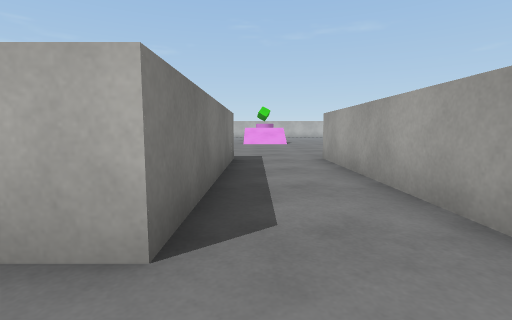
[1] (above)

16 first-person views from a walk through a Unity game level. The camera is 0.62 m above the floor, tilts 6° down and sees 85° across. Doors are open. The floor is counted in squares, 1 m on a side. Each view is taken from the middle of a square. On the plan, view 1 faces up. The plan holds only what a view shows up to about 9 squares ahead; the rest is blank. The place goes on beyond the plan. The player is left out. Surface patterns are stand-ins for the level's own textures.

[2]
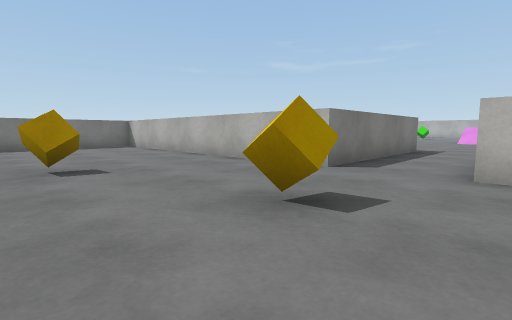

[3]
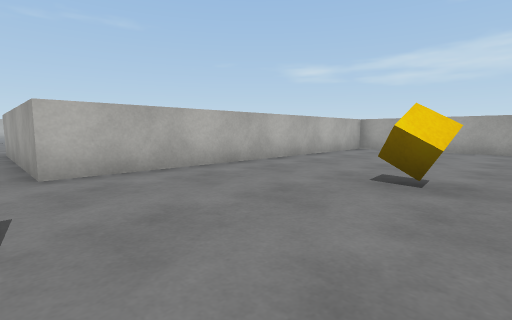

[4]
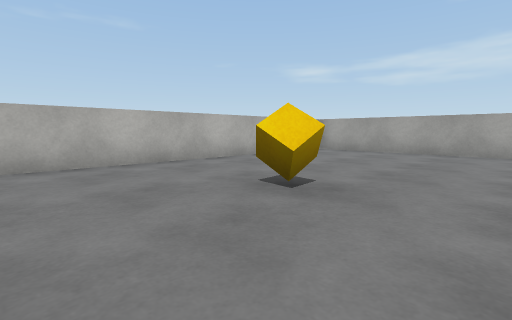

[5]
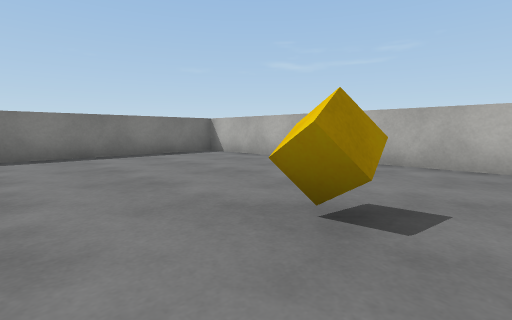

[6]
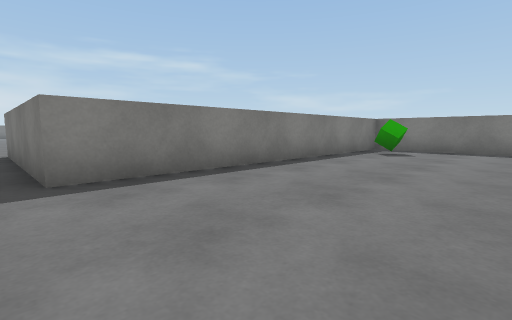

[7]
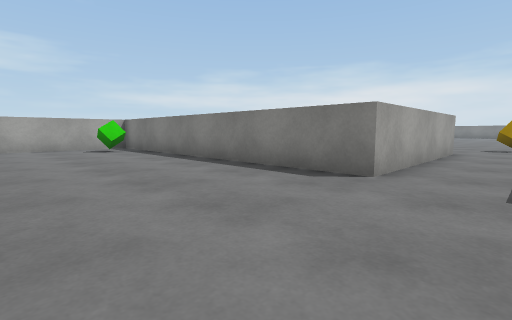

[8]
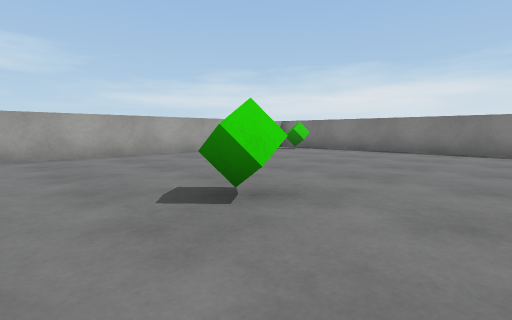

[9]
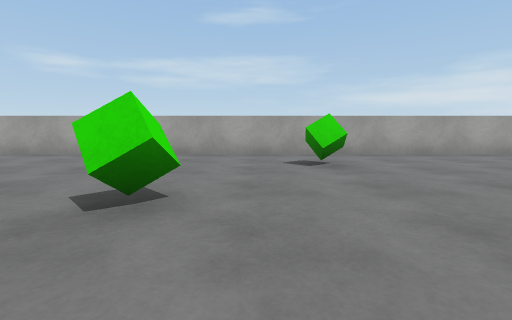

[10]
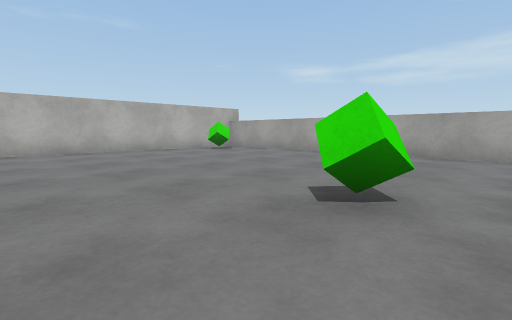

[11]
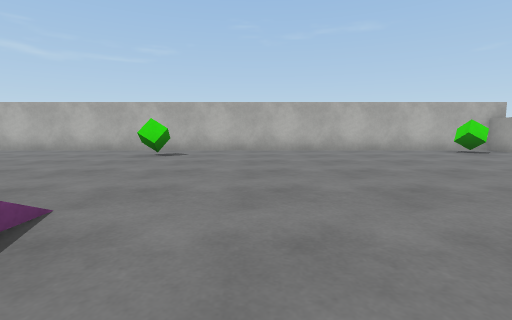

[12]
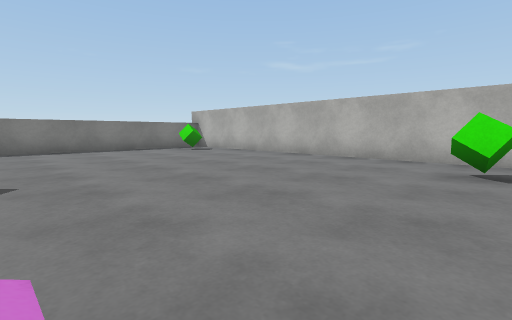

[13]
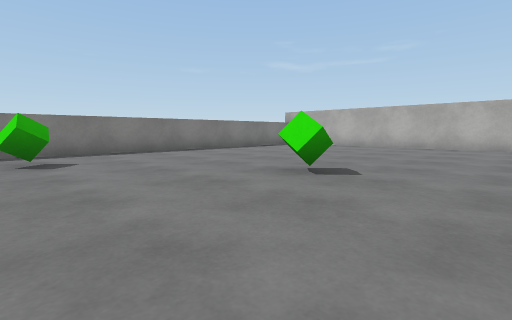

[14]
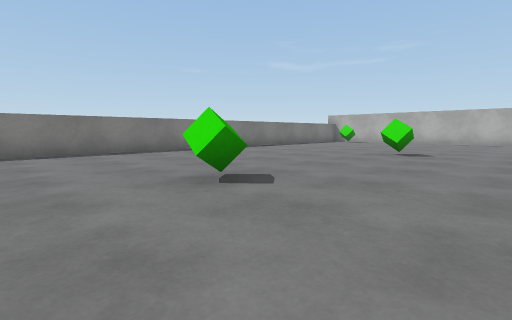

[15]
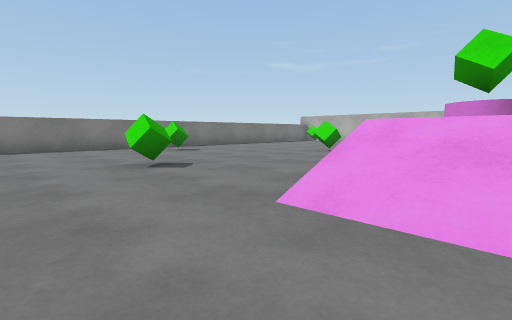

[16]
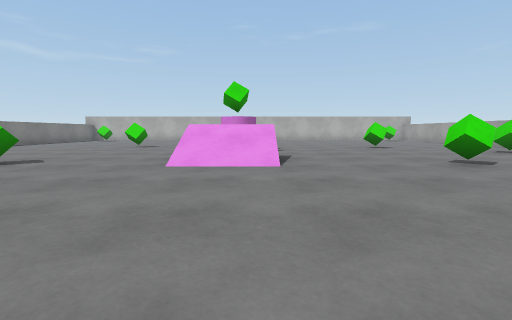

### Floor plan
Points are (right, up) in squares from view 1. A wall is a line through its corners. A room is listed if a view was taken in it or the views show most of it. See-through windows are left out.
Room 1 (views 1, 2, 3, 4, 5)
walls: (-0.5, 3.5) (-0.5, 1.2) (-9.2, 1.2) (-9.2, -3.8); (9.6, 1.2) (1.5, 1.2) (1.5, 3.5); (10.3, -3.8) (10.3, 0.6)
ways out: open door at (0.5, 3.5) to room 2
objects: cube (-3, -2); cube (0, -1); cube (4, -2)
Room 2 (views 6, 7, 8, 9, 10, 11, 12, 13, 14, 15, 16)
walls: (10.3, 21.5) (10.3, 25.8) (-5.1, 25.8); (-9.2, 21.6) (-9.2, 11.2); (-9.2, 9.6) (-9.2, 6.3) (-0.5, 6.3) (-0.5, 3.5); (1.5, 3.5) (1.5, 6.3) (9.1, 6.3); (10.3, 7.4) (10.3, 19.5)
ways out: open door at (0.5, 3.5) to room 1
objects: green cube (-8, 7); green cube (-7, 16); green cube (-4, 13); green cube (-4, 19); block (0, 15) to (1, 15); cylinder (0, 16) to (1, 16); block (0, 17) to (1, 17); green cube (0, 24); green cube (5, 13); green cube (5, 18); green cube (8, 16); green cube (9, 7); green cube (9, 25)

Positions as (right, up) in squares from view 1, and headings:
1: (0, 0), facing up
2: (2, -3), facing up-left
3: (1, -3), facing up-right
4: (2, -4), facing up-right
5: (-2, -4), facing up-left
6: (0, 10), facing down-left
7: (0, 10), facing down-right
8: (3, 15), facing down-right
9: (3, 17), facing right
10: (3, 17), facing up-right
11: (3, 17), facing up
12: (1, 19), facing up-left
13: (-1, 15), facing up-left
14: (-1, 11), facing up-left
15: (1, 11), facing up-left
16: (1, 8), facing up
